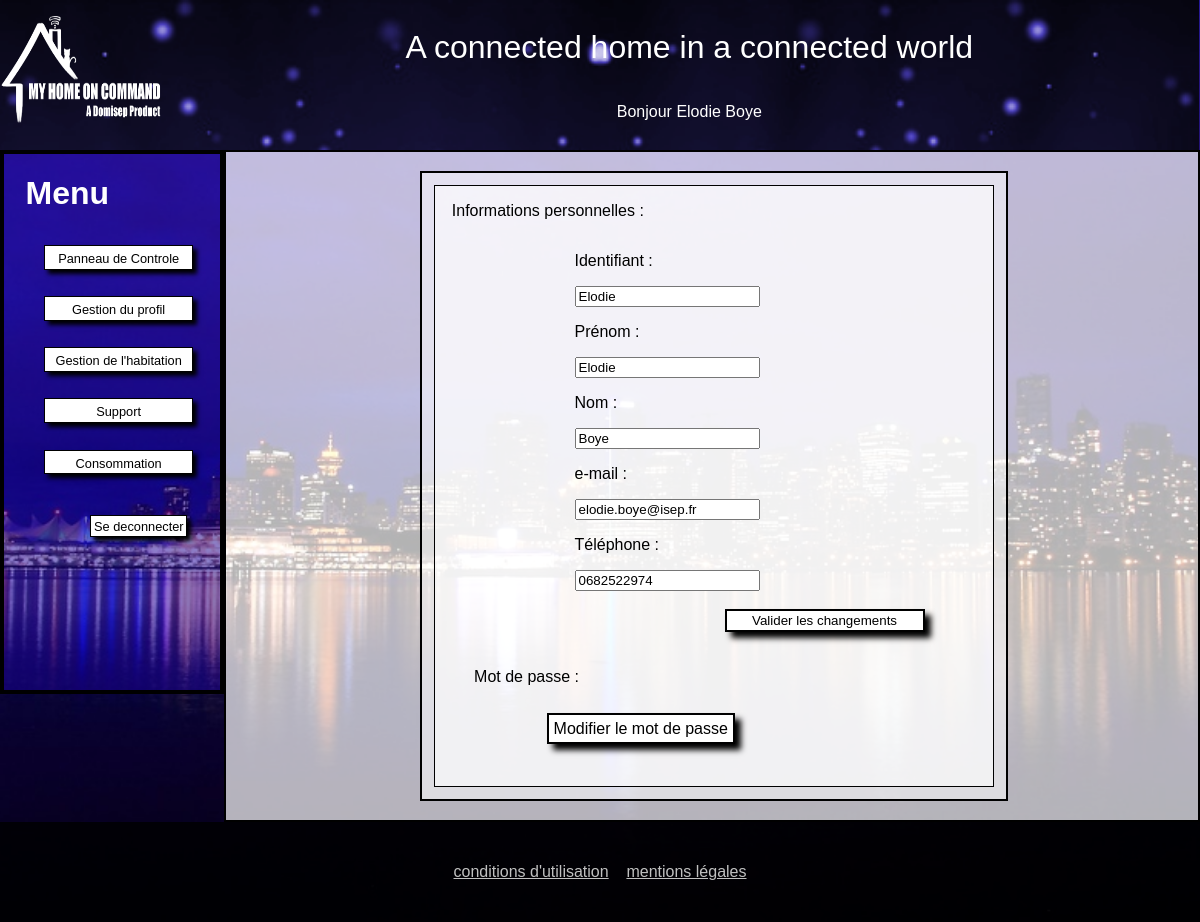
Screenshot of /MyHomeOnCommand/index.php?page=gestionProfilClient (signed in) with the database file from the repository.
### tables this page shows
CREATE TABLE IF NOT EXISTS `slogan` (
  `id_slogan` int(11) NOT NULL AUTO_INCREMENT,
  `contenu_slogan` text,
  PRIMARY KEY (`id_slogan`)
);

CREATE TABLE IF NOT EXISTS `info_utilisateur` (
  `id_info_utilisateur` int(11) NOT NULL AUTO_INCREMENT,
  `prenom` varchar(255) NOT NULL,
  `nom` varchar(255) NOT NULL,
  `email` varchar(255) DEFAULT NULL,
  `telephone` varchar(255) DEFAULT NULL,
  `statut_utilisateur` varchar(255) NOT NULL,
  `id_utilisateur` int(11) NOT NULL,
  `token` varchar(255) NOT NULL,
  PRIMARY KEY (`id_info_utilisateur`)
);

### MyHomeOnCommand/modele/modeleAccueil.php (called while the page is built, shortened)
<?php
class Connection
{
    protected function dbConnect()
    {
        try
        {
            $db = new PDO('mysql:host=localhost;dbname=myhomeoncommand;charset=utf8', 'root', '');
        }
        catch (Exception $e)
        {
                        die('Erreur : ' . $e->getMessage());
        }
        return $db;
    }
}
class LoginUtilisateur extends Connection
{
    public function getInfoUtilisateur($idUtil)
    {
        $db=$this->dbConnect();
        $req = $db->prepare('SELECT prenom, nom, email, telephone, statut_utilisateur, id_utilisateur FROM info_utilisateur WHERE id_utilisateur = :id');
        $req->execute(array('id' => $idUtil));
        return $req;
    }
}
class InscriptionUtilisateur extends Connection
{
     public function getSlogan()
    {
        $db=$this->dbConnect();
        $req = $db->query('SELECT contenu_slogan FROM slogan');
        return $req;
     }
}

### MyHomeOnCommand/controleur/controleurAccueil.php (called while the page is built, shortened)
<?php
function infoBandeau($idClient)
{
    $utilisateur=new LoginUtilisateur;
    $info=$utilisateur->getInfoUtilisateur($idClient);
    $information=$info->fetch();
    return $information;
}
function afficheslogan()
{
    $affiche=new InscriptionUtilisateur;
    $slogan =$affiche->getSlogan();
    $slogan=$slogan->fetch()[0];
    return $slogan;
}

### MyHomeOnCommand/controleur/controleurClient.php (called while the page is built, shortened)
<?php
function verifInfoClient()
{
    $idClient=$_SESSION['id'];
    $utilisateur=new gestionProfilClient;
    $info=$utilisateur->getUtilisateur($idClient);
    $tab=[];
    while ($donnees = $info->fetch())
    {
        $tab[0]=htmlentities($donnees["login"], ENT_QUOTES);
        $tab[1]=htmlentities($donnees["password"], ENT_QUOTES);
        $tab[2]=htmlentities($donnees["prenom"], ENT_QUOTES);
        $tab[3]=htmlentities($donnees["nom"], ENT_QUOTES);
        $tab[4]=htmlentities($donnees["email"], ENT_QUOTES);
        $tab[5]=htmlentities($donnees["telephone"], ENT_QUOTES);
    }
    if($tab[4]==null||$tab[5]==null)
    {
        return 1;
    }
    else
    {return 0;}
}

### MyHomeOnCommand/modele/modeleGestionProfilClient.php (called while the page is built, shortened)
<?php
class gestionProfilClient extends Connection
{
	public function getUtilisateur($idUtil)
	{
		$db=$this->dbConnect();
		$req = $db->prepare('SELECT * FROM utilisateur NATURAL JOIN info_utilisateur WHERE id_utilisateur = :id');
        $req->execute(array('id' => $idUtil));
        return $req;
	}
}
?>

### MyHomeOnCommand/controleur/controleurGestionProfilClient.php (called while the page is built, shortened)
<?php
function clientVisuProfilClient ()
{
$idClient=$_SESSION['id'];
$utilisateur=new gestionProfilClient;
$info=$utilisateur->getUtilisateur($idClient);
$tab=[];
while ($donnees = $info->fetch())
{
	$tab[0]=htmlentities($donnees["login"], ENT_QUOTES);
    $tab[1]=htmlentities($donnees["password"], ENT_QUOTES);
    $tab[2]=htmlentities($donnees["prenom"], ENT_QUOTES);
    $tab[3]=htmlentities($donnees["nom"], ENT_QUOTES);
    $tab[4]=htmlentities($donnees["email"], ENT_QUOTES);
    $tab[5]=htmlentities($donnees["telephone"], ENT_QUOTES);
}
return $tab;
}
?>

### MyHomeOnCommand/vue/gestionProfilClient.php (the view, shortened to what this page needs)
<!DOCTYPE html>
<html>
	<head>
		<link rel="stylesheet" href="css/styleGestionProfilClient.css" />
		<link rel="stylesheet" href="css/styleMenu.css" />
        <link rel="stylesheet" href="css/styleHeaderFooter.css" />
    </head>
<?php
include("header.php");
?>
    <body>
        <div id="flex">
    	   <?php
                include("menuClient.php");
            ?>
            <section id="fondBlanc">
                <div id="Box1">
                    <div id="infoBlock1">
                        <p class="infoTitre">Informations personnelles :</p>
                            <div id="Forms">
                                <form method="post" name="formModif" >
                                <p> Identifiant : </p>
                                <input type="text" name="login" value="<?php echo $tab[0] ?>" onblur="verifNom(this)" required/>
                                <p> Prénom : </p>
                                <input type="text" name="prenom" value="<?php echo $tab[2] ?>" onblur="verifNom(this)" required/>
                                <p> Nom : </p>
                                <input type="text" name="nom" value="<?php echo $tab[3] ?>" onblur="verifNom(this)" required/>
                                <p> e-mail : </p>
                                <input type="text" name="email" value="<?php echo $tab[4] ?>" onblur="verifMail(this)" />
                                <p> Téléphone : </p>
                                <input type="text" name="telephone" value="<?php echo $tab[5] ?>" onblur="verifTel(this)" />
                                <input class="bouton" type="submit" value="Valider les changements" name="clientValiModifsInfo" />
                            </div>
                            <p class="infoTitre2"> Mot de passe : </p>
                            <div id="FormsMdp">
                                <a href="index.php?page=modificationMdpClient" class="boutonMdp" name="clientModifMdp"> Modifier le mot de passe </a>
                            </div>
                    </div>
                </div>
            </section>
        </div>
    <?php
    include("footer.php");
    ?>
    </body>
</html>

### MyHomeOnCommand/vue/header.php (shortened to what this page needs)
<div id="bandeau_accueil">
    <div id="logo"><a href="index.php?page=<?php if(isset($_SESSION['type'])){if($_SESSION['type']==3){echo "panneau";}if($_SESSION['type']==1){echo "adminPanneauClient";}}else{echo "accueil";} ?>" title="Accueil"><img id="imagelogo" src="images/logo.png" alt="Logo de MyHomeOnCommand" /></a></div>
        <div id="titre">
    <?php
        echo afficheslogan();
        if(isset($_SESSION['prenom']))
        {
            if($_SESSION['type']==3)
            {
                $info=infoBandeau($_SESSION['id']);
                echo "</br></br><div id='sousTitre'>Bonjour ".$info['prenom']." ". $info['nom']."</div>";
                $verif=verifInfoClient();
            }
        }
    ?>
    </div>
</div>
<div id='bandeau_invisible'></div>

### MyHomeOnCommand/css/styleGestionProfilClient.css (style rules this page uses)
body { background: url(../images/ville.jpg) no-repeat center center fixed; background-size: cover; font-family: Arial; margin: 0px 0px 0px; }
#fondBlanc { background-color: rgba(255, 255, 255, 0.7); border: solid 2px black; width: 82%; }
#flex { display: flex; }
#Box1 { border:solid 2px black; background-color: rgba(255, 255, 255, 0.55); width: 60%; margin-top: 2%; margin-left: 20%; margin-bottom: 2%; }
#infoBlock1 { border:solid 1px black; background-color: rgba(255, 255, 255, 0.6); margin: 2%; display: flex; flex-direction: column; }
#Forms { margin-bottom: 20px; margin-right: 55px; margin-left: 25%; }
#FormsMdp { margin-bottom: 20px; margin-right: 55px; margin-left: 20%; padding-bottom: 5%; }
.infoTitre { margin-left: 3%; }
.infoTitre2 { margin-left: 7%; }
.bouton { width: 200px ; border:solid 2px black; background-color: white; text-decoration-line: none; color: black; box-shadow: 6px 6px 6px black; padding: 2px; margin-left: 150px; text-align: center; }
.boutonMdp { width: 200px ; border:solid 2px black; background-color: white; text-decoration-line: none; color: black; box-shadow: 6px 6px 6px black; padding: 5px; }

### MyHomeOnCommand/css/styleHeaderFooter.css (style rules this page uses)
#bandeau_accueil { display:flex; height: 150px; width: 99.9%; background: url("../images/fondHeader.png") no-repeat center center fixed ; background-size: cover; background-color: rgba(105,104,189,1); position: fixed; z-index: 5; }
#logo { height: 100%; width: 15%; box-sizing: border-box; }
#imagelogo { width: 100%; height:100%; margin: 0; padding: 0; }
#titre { width: 85%; height: 100%; display: flex; color: white; justify-content: center; align-items: center; font-size: 2em; flex-direction: column; }
#sousTitre { justify-content: center; align-items: center; font-size: 0.5em; }
#bandeau_invisible { height: 150px; }

### rows the page displays
slogan: contenu_slogan "A connected home in a connected world"
info_utilisateur: prenom "Elodie", nom "Boye", email "elodie.boye@isep.fr", telephone "0682522974"
